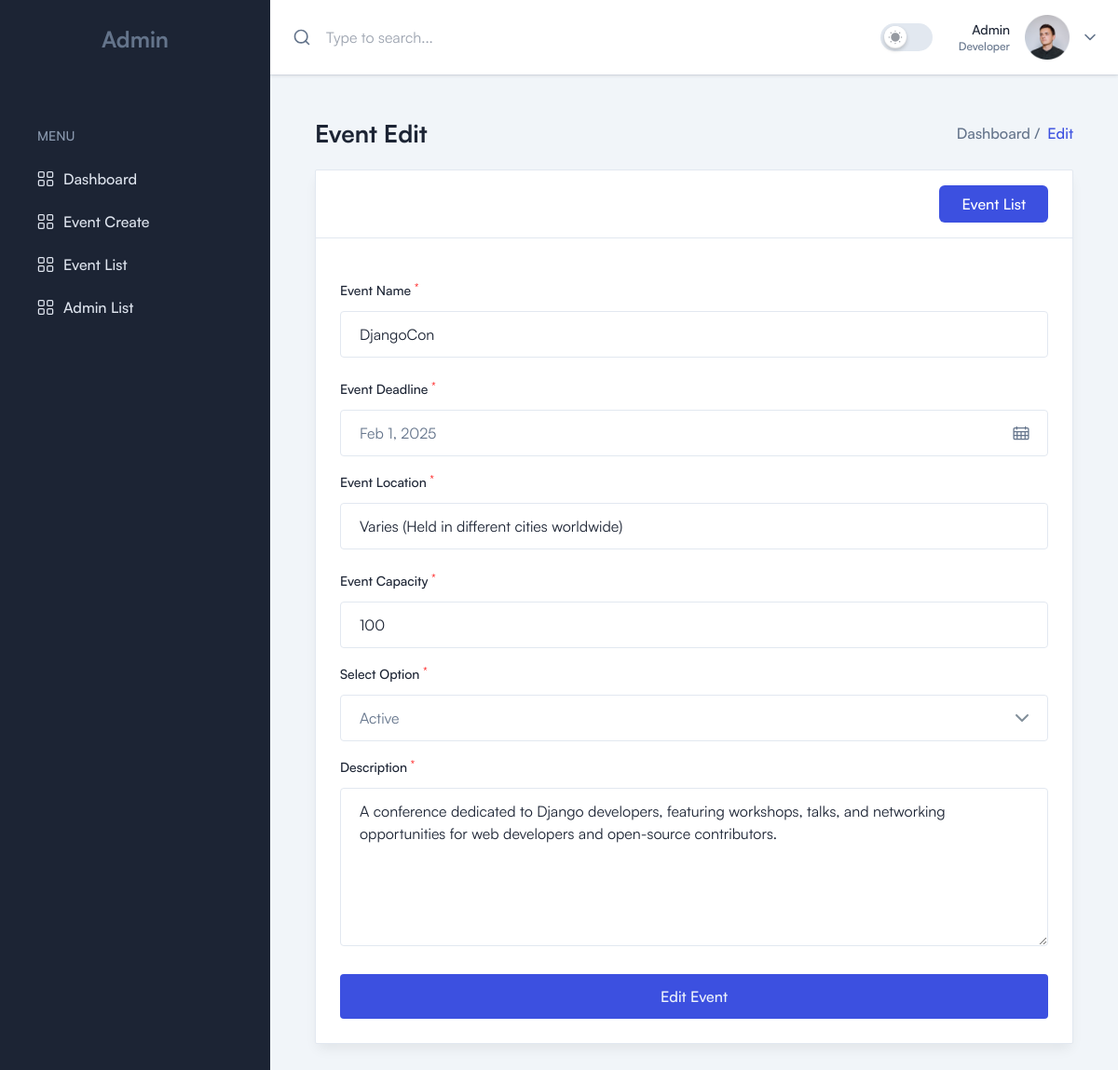
The app's page /event/edit/10 (signed in) with its own data.
### tables this page shows
CREATE TABLE `events` (
  `id` int NOT NULL,
  `name` varchar(255) DEFAULT NULL,
  `slug` varchar(255) DEFAULT NULL,
  `description` text,
  `date` datetime DEFAULT NULL,
  `location` varchar(255) DEFAULT NULL,
  `max_capacity` int DEFAULT NULL,
  `status` enum('1','0') NOT NULL DEFAULT '1',
  `created_by` int DEFAULT NULL,
  `created_at` timestamp NULL DEFAULT CURRENT_TIMESTAMP,
  `updated_at` timestamp NULL DEFAULT CURRENT_TIMESTAMP
);

### app/Middleware/Middleware.php (called while the page is built, shortened)
<?php
class Middleware
{
    public function middleware($middlewareName)
    {
        $middleware = new $middleware();
        return $middleware->handler();
    }
}

### app/Base/Auth.php (called while the page is built, shortened)
<?php
class Auth
{
    private static $user;
    public static function check(): bool
    {
        return isset($_SESSION['user']);
    }
    public static function user(): mixed
    {
        if (!self::$user && isset($_SESSION['user'])) {
            self::$user = $_SESSION['user'];
        }
        return self::$user;
    }
}

### app/Middleware/AuthMiddleware.php (called while the page is built, shortened)
<?php
class AuthMiddleware
{
    public static function handler()
    {
        if (Auth::check()) {
            return true;
        } else {
            Redirect::to('/login');
        }
    }
}

### app/Base/function.php (called while the page is built, shortened)
<?php
function view(string $view, array $data = []): void
{
    extract($data);
    require_once(VIEWS_PATH . $view . '.php');
}
function env($key): mixed
{
    return $_ENV[$key];
}
function get_base_url($protocol = true): string
{
    $isSecure = isset($_SERVER['HTTPS']) && $_SERVER['HTTPS'] !== 'off';
    $protocol_text = $isSecure ? 'https://' : 'http://';
    $host = $_SERVER['HTTP_HOST'];
    $subfolder = dirname($_SERVER['SCRIPT_NAME']);
    $subfolder = $subfolder !== '/' ? $subfolder : '';
    return ($protocol ? $protocol_text : '') . $host . $subfolder;
}
function url($path, $protocol = true): string
{
    return rtrim(get_base_url($protocol), '/') . '/' . ltrim($path, '/');
}

### app/Controller/EventController.php (called while the page is built, shortened)
<?php
class EventController extends Controller
{
    public function edit($id)
    {
        $eventModel = new Event;
        $event =  $eventModel->getFirst('id', '=', $id);
        return view('pages/events/create', [
            'event' => $event,
            'status' => 'edit'
        ]);
    }
}

### app/Model/Event.php (called while the page is built, shortened)
<?php
class Event extends Database
{
    private string $table_name = "events";
    public function getFirst(string $column, string $operator, mixed $value): array|false
    {
        try {
            $allowedOperators = ['=', '!=', '<', '>', '<=', '>=', 'LIKE'];
            $query = "SELECT * FROM $this->table_name WHERE $column $operator :value LIMIT 1";
            $stmt = $this->connect()->prepare($query);
            $stmt->bindParam(":value", $value, is_int($value) ? PDO::PARAM_INT : PDO::PARAM_STR);
            $stmt->execute();
            $result = $stmt->fetch(PDO::FETCH_ASSOC);
            return $result ? $result : false;
        } catch (PDOException $e) {
            throw new \Exception("Data fetching failed: " . $e->getMessage());
        }
    }
}

### config/Database.php (called while the page is built, shortened)
<?php
class Database
{
    private $host;
    private $db;
    private $user;
    private $pass;
    public function __construct()
    {
        $this->host = env('DB_HOST');
        $this->db = env('DB_NAME');
        $this->user = env('DB_USER');
        $this->pass = env('DB_PASS');
    }
    public function connect(): PDO
    {
        try {
            $pdo = new PDO(
                "mysql:host={$this->host};dbname={$this->db}",
                $this->user,
                $this->pass,
                [PDO::ATTR_ERRMODE => PDO::ERRMODE_EXCEPTION]
            );
            return $pdo;
        } catch (PDOException $e) {
            throw new \Exception("Database connection failed: " . $e->getMessage());
        }
    }
}

### public/index.php (called while the page is built, shortened)
<?php
Route::handleRequest();

### views/pages/events/create.php (the view, shortened to what this page needs)
<?php
$event_action = isset($status) && $status === 'edit' ? 'Edit' : 'Create';
$values = [
    'name' => isset($event['name']) ? $event['name'] : '',
    'date' => isset($event['date']) ? date('M d, Y', strtotime($event['date'])) : '',
    'location' => isset($event['location']) ? $event['location'] : '',
    'max_capacity' => isset($event['max_capacity']) ? $event['max_capacity'] : '',
    'status' => isset($event['status']) ? $event['status'] : '',
    'description' => isset($event['description']) ? $event['description'] : '',
];
?>
<main>
    <div class="mx-auto max-w-screen-2xl p-4 md:p-6 2xl:p-10">
        <div
            class="mb-6 flex flex-col gap-3 sm:flex-row sm:items-center sm:justify-between">
            <h2 class="text-title-md2 font-bold text-black dark:text-white">
                Event <?= $event_action ?>
            </h2>
            <nav>
                <ol class="flex items-center gap-2">
                    <li>
                        <a class="font-medium" href="index.html">Dashboard /</a>
                    </li>
                    <li class="font-medium text-primary"><?= $event_action ?></li>
                </ol>
            </nav>
        </div>
        <div class="grid grid-cols-1 gap-9">
            <div class="flex flex-col gap-9">
                <div
                    class="rounded-sm border border-stroke bg-white shadow-default dark:border-strokedark dark:bg-boxdark">
                    <div
                        class="border-b border-stroke px-6.5 flex justify-end py-4 dark:border-strokedark">
                        <a href="<?= url('event/list') ?>" class="inline-flex items-center justify-center rounded-md bg-primary py-2 px-6 text-center font-medium text-white hover:bg-opacity-90 lg:px-6 xl:px-6">
                            Event List
                        </a>
                    </div>
                    <form id="submitForm">
                        <div class="p-6.5">
                            <div class="mb-4.5 flex flex-col gap-6 xl:flex-row">
                                <div class="w-full xl:w-1/2">
                                    <label
                                        class="mb-3 block text-sm font-medium text-black dark:text-white">
                                        Event Name <sup style="color: red;">*</sup>
                                    </label>
                                    <input
                                        value="<?= $values['name'] ?>"
                                        name="name"
                                        type="text"
                                        placeholder="Event Name"
                                        class="w-full rounded border-[1.5px] border-stroke bg-transparent px-5 py-3 font-normal text-black outline-none transition focus:border-primary active:border-primary disabled:cursor-default disabled:bg-whiter dark:border-form-strokedark dark:bg-form-input dark:text-white dark:focus:border-primary" />
                                </div>
                                <div class="w-full xl:w-1/2">
                                    <label
                                        class="mb-3 block text-sm font-medium text-black dark:text-white">
                                        Event Deadline <sup style="color: red;">*</sup>
                                    </label>
                                    <div class="relative">
                                        <input
                                            value="<?= $values['date'] ?>"
                                            name="date"
                                            class="form-datepicker w-full rounded border-[1.5px] border-stroke bg-transparent px-5 py-3 font-normal outline-none transition focus:border-primary active:border-primary dark:border-form-strokedark dark:bg-form-input dark:focus:border-primary"
                                            placeholder="mm/dd/yyyy"
                                            data-class="flatpickr-right" />
                                        <div
                                            class="pointer-events-none absolute inset-0 left-auto right-5 flex items-center">
                                        </div>
                                    </div>
                                </div>
                            </div>
                            <div class="mb-4.5 flex flex-col gap-6 xl:flex-row">
                                <div class="w-full xl:w-1/2">
                                    <label
                                        class="mb-3 block text-sm font-medium text-black dark:text-white">
                                        Event Location <sup style="color: red;">*</sup>
                                    </label>
                                    <input
                                        value="<?= $values['location'] ?>"
                                        name="location"
                                        type="text"
                                        placeholder="Location"
                                        class="w-full rounded border-[1.5px] border-stroke bg-transparent px-5 py-3 font-normal text-black outline-none transition focus:border-primary active:border-primary disabled:cursor-default disabled:bg-whiter dark:border-form-strokedark dark:bg-form-input dark:text-white dark:focus:border-primary" />
                                </div>
                                <div class="w-full xl:w-1/2">
                                    <label
                                        class="mb-3 block text-sm font-medium text-black dark:text-white">
                                        Event Capacity <sup style="color: red;">*</sup>
                                    </label>
                                    <input
                                        value="<?= $values['max_capacity'] ?>"
                                        name="max_capacity"
                                        type="number" min="1"
                                        placeholder="Capacity"
                                        class="w-full rounded border-[1.5px] border-stroke bg-transparent px-5 py-3 font-normal text-black outline-none transition focus:border-primary active:border-primary disabled:cursor-default disabled:bg-whiter dark:border-form-strokedark dark:bg-form-input dark:text-white dark:focus:border-primary" />
                                </div>
                            </div>
                            <div class="w-full mb-4.5">
                                <label
                                    class="mb-3 block text-sm font-medium text-black dark:text-white">
                                    Select Option <sup style="color: red;">*</sup>
                                </label>
                                <div
                                    class="relative z-20 bg-white dark:bg-form-input">
                                    <select
                                        name="status"
                                        class="relative z-20 w-full appearance-none rounded border border-stroke bg-transparent py-3 pl-5 pr-12 outline-none transition focus:border-primary active:border-primary dark:border-form-strokedark dark:bg-form-input"
                                        :class="isOptionSelected && 'text-black dark:text-white'">
                                        <option value="1" <?php echo $values['status'] == '1' ? 'selected' : ''; ?>>Active</option>
                                    </select>
                                    <span
                                        class="absolute right-4 top-1/2 z-10 -translate-y-1/2">
                                    </span>
                                </div>
                            </div>
                            <div class="mb-6">
                                <label
                                    class="mb-3 block text-sm font-medium text-black dark:text-white">
                                    Description <sup style="color: red;">*</sup>
                                </label>
                                <textarea
                                    name="description"
                                    rows="6"
                                    placeholder="Event Details"
                                    class="w-full rounded border-[1.5px] border-stroke bg-transparent px-5 py-3 font-normal text-black outline-none transition focus:border-primary active:border-primary disabled:cursor-default disabled:bg-whiter dark:border-form-strokedark dark:bg-form-input dark:text-white dark:focus:border-primary"><?= $values['description'] ?></textarea>
                            </div>
                            <button
                                type="submit" id="submit-button"
                                class="flex w-full justify-center rounded bg-primary p-3 font-medium text-gray hover:bg-opacity-90">
                                <?= $event_action ?> Event
                            </button>
                        </div>
                    </form>
                </div>
            </div>
        </div>
    </div>
</main>
<?php
include(VIEWS_PATH . 'layouts/app.php');
?>

### app/Base/Route.php (shortened to what this page needs)
<?php
class Route
{
    private static array $routes = [];
    public static function get(string $uri, $callback): void
    {
        self::$routes['GET'][$uri] = $callback;
    }
    public static function post(string $uri, $callback): void
    {
        self::$routes['POST'][$uri] = $callback;
    }
    public static function handleRequest(): void
    {
        $method = $_SERVER['REQUEST_METHOD'];
        $uri = parse_url($_SERVER['REQUEST_URI'], PHP_URL_PATH);
        foreach (self::$routes[$method] as $pattern => $callback) {
            if (preg_match(self::convertToRegex($pattern), $uri, $matches)) {
                array_shift($matches);
                if (is_array($callback)) {
                    $controller = new $callback[0]();
                    $action = $callback[1];
                    echo call_user_func_array([$controller, $action], array_values($matches));
                } elseif (is_callable($callback)) {
                    echo call_user_func_array($callback, array_values($matches));
                }
                return;
            }
        }
    }
    private static function convertToRegex(string $pattern): string
    {
        return "#^" . preg_replace('/{([\w]+)}/', '(?P<\1>[\w-]+)', $pattern) . "$#";
    }
}

### public/assets/src/common.css (style rules this page uses)
select { padding: 5px; font-size: 16px; }

### records on screen
events: name "DjangoCon", location "Varies (Held in different cities worldwide)", max_capacity "100", status "Active", description "A conference dedicated to Django developers, featuring workshops, talks, and networking opportunities for web developers and open-source contributors."
